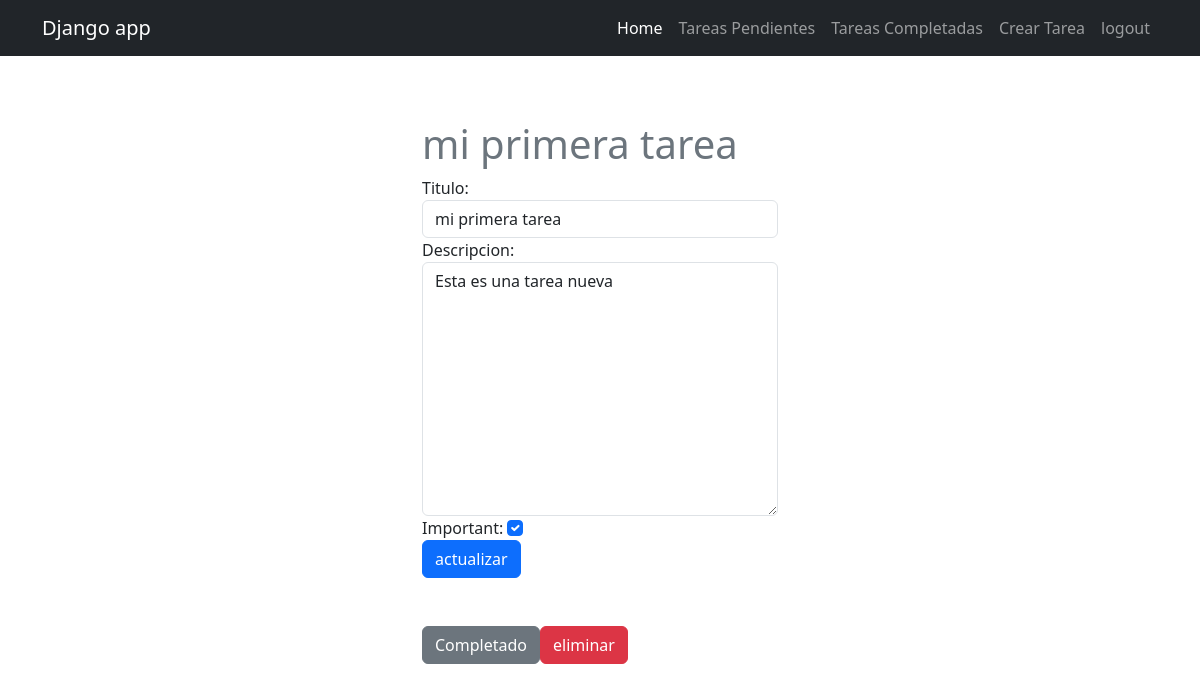
/tasks/1/ (signed in), run on the app's committed database.
### tasks/models.py (models this page shows, shortened)
class Task(models.Model):
    titulo = models.CharField(max_length=200)
    descripcion = models.TextField(blank=True)
    created = models.DateTimeField(auto_now_add=True) #el datetimefield nos permite guardar la fecha y hora, el auto_now_add hace q se agregue automaticamente
    datecompleted = models.DateTimeField(null=True, blank=True)
    important = models.BooleanField(default=False)
    user = models.ForeignKey(User, on_delete=models.CASCADE)

### tasks/views.py (the view, shortened to what this page needs)
# urls.py: path('tasks/<int:task_id>/', views.task_detail, name='task_detail'),
@login_required
def task_detail(request, task_id):
    task= get_object_or_404(Task,pk=task_id, user = request.user) # esto filtra las tareas por usuario y el user = request.user, nos serciora de q el usuario solo accedera a las tareas q creo
    if request.method =='GET':
        form = TaskForm(instance=task)
        return render(request, 'task_detail.html', {'task' : task, 'form':form})

### tasks/forms.py
class TaskForm(forms.ModelForm):
    class Meta():
        model = Task
        fields = ['titulo', 'descripcion', 'important']
        widgets = {
            'titulo' : forms.TextInput(attrs={'class' : 'form-control', 'placeholder' : 'Ingrese un titulo' }),
            'descripcion' : forms.Textarea(attrs={'class' : 'form-control', 'placeholder' : 'Ingrese una descripcion'}),
            'important' : forms.CheckboxInput(attrs={'class' : 'form-check-input'})
        }

### tasks/templates/task_detail.html (shortened to what this page needs)
{% extends 'base.html' %}
{% block content%}
<main class="container">
    <div class="row">
        <div class="col-md-4 offset-md-4 mt-5">
            <h1 class="text-secondary">
                {{task.titulo}}
            </h1>
            <form method="POST">
                {{form}}
                <button class="btn btn-primary">actualizar</button>
            </form>
            <div class="mt-5 d-flex">
                <form action="{% url 'task_complete' task.id %}" method="post">
                    <button class="btn btn-secondary">Completado</button>
                </form>
            <form action="{% url 'delete' task.id %}" method="post">
                <button class="btn btn-danger">eliminar</button>
            </form>
            </div>
        </div>
    </div>
</main>
{% endblock %}

### data on the page
Task: titulo "mi primera tarea", descripcion "Esta es una tarea nueva", important "☑"
